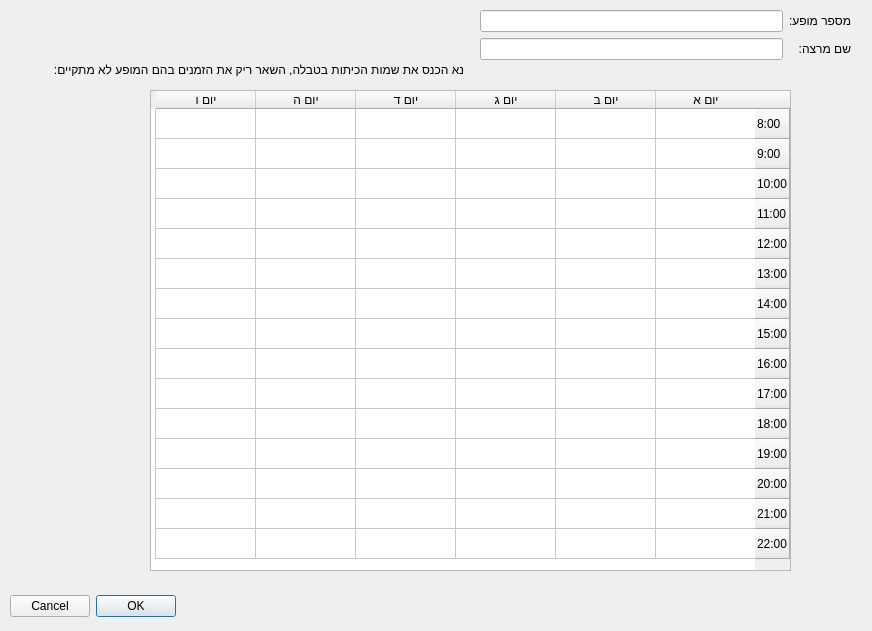
<?xml version="1.0" encoding="UTF-8"?>
<ui version="4.0">
 <class>NewInstanceDialog</class>
 <widget class="QDialog" name="NewInstanceDialog">
  <property name="geometry">
   <rect>
    <x>0</x>
    <y>0</y>
    <width>872</width>
    <height>631</height>
   </rect>
  </property>
  <property name="windowTitle">
   <string>מופע קורס</string>
  </property>
  <property name="layoutDirection">
   <enum>Qt::RightToLeft</enum>
  </property>
  <property name="locale">
   <locale language="Hebrew" country="Israel"/>
  </property>
  <widget class="QDialogButtonBox" name="buttonBox">
   <property name="geometry">
    <rect>
     <x>10</x>
     <y>590</y>
     <width>341</width>
     <height>32</height>
    </rect>
   </property>
   <property name="orientation">
    <enum>Qt::Horizontal</enum>
   </property>
   <property name="standardButtons">
    <set>QDialogButtonBox::Cancel|QDialogButtonBox::Ok</set>
   </property>
  </widget>
  <widget class="QWidget" name="formLayoutWidget">
   <property name="geometry">
    <rect>
     <x>480</x>
     <y>10</y>
     <width>371</width>
     <height>71</height>
    </rect>
   </property>
   <layout class="QFormLayout" name="formLayout">
    <item row="0" column="0">
     <widget class="QLabel" name="instanceIdLabel">
      <property name="text">
       <string>מספר מופע:</string>
      </property>
     </widget>
    </item>
    <item row="0" column="1">
     <widget class="QLineEdit" name="instanceIdLineEdit"/>
    </item>
    <item row="1" column="0">
     <widget class="QLabel" name="instanceLecturerLabel">
      <property name="text">
       <string>שם מרצה:</string>
      </property>
     </widget>
    </item>
    <item row="1" column="1">
     <widget class="QLineEdit" name="instanceLecturerLineEdit"/>
    </item>
   </layout>
  </widget>
  <widget class="QTableWidget" name="timeTableWidget">
   <property name="geometry">
    <rect>
     <x>150</x>
     <y>90</y>
     <width>641</width>
     <height>481</height>
    </rect>
   </property>
   <property name="rowCount">
    <number>15</number>
   </property>
   <property name="columnCount">
    <number>6</number>
   </property>
   <row>
    <property name="text">
     <string>8:00</string>
    </property>
   </row>
   <row>
    <property name="text">
     <string>9:00</string>
    </property>
   </row>
   <row>
    <property name="text">
     <string>10:00</string>
    </property>
   </row>
   <row>
    <property name="text">
     <string>11:00</string>
    </property>
   </row>
   <row>
    <property name="text">
     <string>12:00</string>
    </property>
   </row>
   <row>
    <property name="text">
     <string>13:00</string>
    </property>
   </row>
   <row>
    <property name="text">
     <string>14:00</string>
    </property>
   </row>
   <row>
    <property name="text">
     <string>15:00</string>
    </property>
   </row>
   <row>
    <property name="text">
     <string>16:00</string>
    </property>
   </row>
   <row>
    <property name="text">
     <string>17:00</string>
    </property>
   </row>
   <row>
    <property name="text">
     <string>18:00</string>
    </property>
   </row>
   <row>
    <property name="text">
     <string>19:00</string>
    </property>
   </row>
   <row>
    <property name="text">
     <string>20:00</string>
    </property>
   </row>
   <row>
    <property name="text">
     <string>21:00</string>
    </property>
   </row>
   <row>
    <property name="text">
     <string>22:00</string>
    </property>
   </row>
   <column>
    <property name="text">
     <string>יום א</string>
    </property>
   </column>
   <column>
    <property name="text">
     <string>יום ב</string>
    </property>
   </column>
   <column>
    <property name="text">
     <string>יום ג</string>
    </property>
   </column>
   <column>
    <property name="text">
     <string>יום ד</string>
    </property>
   </column>
   <column>
    <property name="text">
     <string>יום ה</string>
    </property>
   </column>
   <column>
    <property name="text">
     <string>יום ו</string>
    </property>
   </column>
  </widget>
  <widget class="QLabel" name="insertLabel">
   <property name="geometry">
    <rect>
     <x>43</x>
     <y>60</y>
     <width>421</width>
     <height>20</height>
    </rect>
   </property>
   <property name="text">
    <string>נא הכנס את שמות הכיתות בטבלה, השאר ריק את הזמנים בהם המופע לא מתקיים:</string>
   </property>
  </widget>
 </widget>
 <resources/>
 <connections>
  <connection>
   <sender>buttonBox</sender>
   <signal>accepted()</signal>
   <receiver>NewInstanceDialog</receiver>
   <slot>accept()</slot>
   <hints>
    <hint type="sourcelabel">
     <x>248</x>
     <y>254</y>
    </hint>
    <hint type="destinationlabel">
     <x>157</x>
     <y>274</y>
    </hint>
   </hints>
  </connection>
  <connection>
   <sender>buttonBox</sender>
   <signal>rejected()</signal>
   <receiver>NewInstanceDialog</receiver>
   <slot>reject()</slot>
   <hints>
    <hint type="sourcelabel">
     <x>316</x>
     <y>260</y>
    </hint>
    <hint type="destinationlabel">
     <x>286</x>
     <y>274</y>
    </hint>
   </hints>
  </connection>
 </connections>
</ui>
